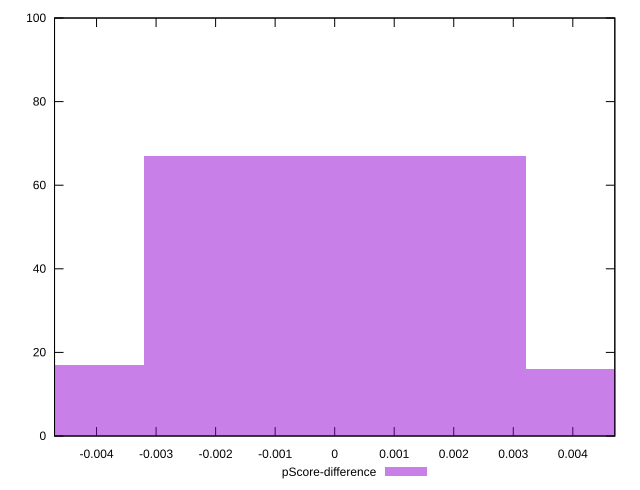

Recreate this plot in gnuplot.
reset

$pScoreDifference <<EOF
0 67
0.006414911269173221 16
-0.006414911269173221 17
EOF

set key outside below
set boxwidth 0.006414911269173221
set xrange [-0.004705882352941226:0.004705882352941171]
set yrange [0:100]
set trange [0:100]
set style fill transparent solid 0.5 noborder
set terminal svg size 640, 490 enhanced background rgb 'white'
set output "report_00013_2021-02-09T12-04-24.940Z/uses-text-compression/samples/pages+cached+noadtech+nomedia+nocss/pScore-difference/histogram.svg"

plot $pScoreDifference title "pScore-difference" with boxes

reset
